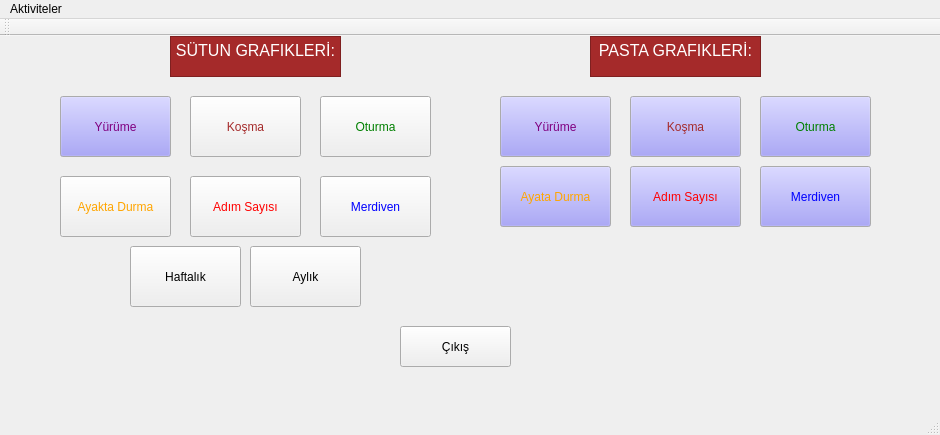
<?xml version="1.0" encoding="UTF-8"?>
<ui version="4.0">
 <class>MainWindow</class>
 <widget class="QMainWindow" name="MainWindow">
  <property name="geometry">
   <rect>
    <x>0</x>
    <y>0</y>
    <width>940</width>
    <height>435</height>
   </rect>
  </property>
  <property name="windowTitle">
   <string>Bilek Partner</string>
  </property>
  <property name="autoFillBackground">
   <bool>true</bool>
  </property>
  <property name="styleSheet">
   <string notr="true"/>
  </property>
  <property name="locale">
   <locale language="Turkish" country="Turkey"/>
  </property>
  <widget class="QWidget" name="centralWidget">
   <property name="styleSheet">
    <string notr="true">color:red</string>
   </property>
   <widget class="QPushButton" name="walk">
    <property name="geometry">
     <rect>
      <x>60</x>
      <y>60</y>
      <width>111</width>
      <height>61</height>
     </rect>
    </property>
    <property name="palette">
     <palette>
      <active>
       <colorrole role="WindowText">
        <brush brushstyle="SolidPattern">
         <color alpha="255">
          <red>128</red>
          <green>0</green>
          <blue>128</blue>
         </color>
        </brush>
       </colorrole>
       <colorrole role="Button">
        <brush brushstyle="SolidPattern">
         <color alpha="255">
          <red>145</red>
          <green>141</green>
          <blue>242</blue>
         </color>
        </brush>
       </colorrole>
       <colorrole role="Text">
        <brush brushstyle="SolidPattern">
         <color alpha="255">
          <red>128</red>
          <green>0</green>
          <blue>128</blue>
         </color>
        </brush>
       </colorrole>
       <colorrole role="ButtonText">
        <brush brushstyle="SolidPattern">
         <color alpha="255">
          <red>128</red>
          <green>0</green>
          <blue>128</blue>
         </color>
        </brush>
       </colorrole>
       <colorrole role="Highlight">
        <brush brushstyle="SolidPattern">
         <color alpha="255">
          <red>49</red>
          <green>93</green>
          <blue>240</blue>
         </color>
        </brush>
       </colorrole>
       <colorrole role="PlaceholderText">
        <brush brushstyle="NoBrush">
         <color alpha="128">
          <red>128</red>
          <green>0</green>
          <blue>128</blue>
         </color>
        </brush>
       </colorrole>
      </active>
      <inactive>
       <colorrole role="WindowText">
        <brush brushstyle="SolidPattern">
         <color alpha="255">
          <red>128</red>
          <green>0</green>
          <blue>128</blue>
         </color>
        </brush>
       </colorrole>
       <colorrole role="Button">
        <brush brushstyle="SolidPattern">
         <color alpha="255">
          <red>145</red>
          <green>141</green>
          <blue>242</blue>
         </color>
        </brush>
       </colorrole>
       <colorrole role="Text">
        <brush brushstyle="SolidPattern">
         <color alpha="255">
          <red>128</red>
          <green>0</green>
          <blue>128</blue>
         </color>
        </brush>
       </colorrole>
       <colorrole role="ButtonText">
        <brush brushstyle="SolidPattern">
         <color alpha="255">
          <red>128</red>
          <green>0</green>
          <blue>128</blue>
         </color>
        </brush>
       </colorrole>
       <colorrole role="Highlight">
        <brush brushstyle="SolidPattern">
         <color alpha="255">
          <red>49</red>
          <green>93</green>
          <blue>240</blue>
         </color>
        </brush>
       </colorrole>
       <colorrole role="PlaceholderText">
        <brush brushstyle="NoBrush">
         <color alpha="128">
          <red>128</red>
          <green>0</green>
          <blue>128</blue>
         </color>
        </brush>
       </colorrole>
      </inactive>
      <disabled>
       <colorrole role="WindowText">
        <brush brushstyle="SolidPattern">
         <color alpha="255">
          <red>128</red>
          <green>0</green>
          <blue>128</blue>
         </color>
        </brush>
       </colorrole>
       <colorrole role="Button">
        <brush brushstyle="SolidPattern">
         <color alpha="255">
          <red>145</red>
          <green>141</green>
          <blue>242</blue>
         </color>
        </brush>
       </colorrole>
       <colorrole role="Text">
        <brush brushstyle="SolidPattern">
         <color alpha="255">
          <red>128</red>
          <green>0</green>
          <blue>128</blue>
         </color>
        </brush>
       </colorrole>
       <colorrole role="ButtonText">
        <brush brushstyle="SolidPattern">
         <color alpha="255">
          <red>128</red>
          <green>0</green>
          <blue>128</blue>
         </color>
        </brush>
       </colorrole>
       <colorrole role="Highlight">
        <brush brushstyle="SolidPattern">
         <color alpha="255">
          <red>240</red>
          <green>240</green>
          <blue>240</blue>
         </color>
        </brush>
       </colorrole>
       <colorrole role="PlaceholderText">
        <brush brushstyle="NoBrush">
         <color alpha="128">
          <red>128</red>
          <green>0</green>
          <blue>128</blue>
         </color>
        </brush>
       </colorrole>
      </disabled>
     </palette>
    </property>
    <property name="styleSheet">
     <string notr="true">color:purple



</string>
    </property>
    <property name="text">
     <string>Yürüme</string>
    </property>
   </widget>
   <widget class="QPushButton" name="stairs">
    <property name="geometry">
     <rect>
      <x>320</x>
      <y>140</y>
      <width>111</width>
      <height>61</height>
     </rect>
    </property>
    <property name="styleSheet">
     <string notr="true">color:blue
</string>
    </property>
    <property name="text">
     <string>Merdiven</string>
    </property>
   </widget>
   <widget class="QPushButton" name="sitting">
    <property name="geometry">
     <rect>
      <x>320</x>
      <y>60</y>
      <width>111</width>
      <height>61</height>
     </rect>
    </property>
    <property name="styleSheet">
     <string notr="true">color:green</string>
    </property>
    <property name="text">
     <string>Oturma</string>
    </property>
   </widget>
   <widget class="QPushButton" name="run">
    <property name="geometry">
     <rect>
      <x>190</x>
      <y>60</y>
      <width>111</width>
      <height>61</height>
     </rect>
    </property>
    <property name="styleSheet">
     <string notr="true">color:brown
</string>
    </property>
    <property name="text">
     <string>Koşma</string>
    </property>
   </widget>
   <widget class="QTextBrowser" name="textBrowser">
    <property name="geometry">
     <rect>
      <x>170</x>
      <y>0</y>
      <width>171</width>
      <height>41</height>
     </rect>
    </property>
    <property name="styleSheet">
     <string notr="true">color:white;
background:brown</string>
    </property>
    <property name="html">
     <string>&lt;!DOCTYPE HTML PUBLIC &quot;-//W3C//DTD HTML 4.0//EN&quot; &quot;http://www.w3.org/TR/REC-html40/strict.dtd&quot;&gt;
&lt;html&gt;&lt;head&gt;&lt;meta name=&quot;qrichtext&quot; content=&quot;1&quot; /&gt;&lt;style type=&quot;text/css&quot;&gt;
p, li { white-space: pre-wrap; }
&lt;/style&gt;&lt;/head&gt;&lt;body style=&quot; font-family:'MS Shell Dlg 2'; font-size:8.25pt; font-weight:400; font-style:normal;&quot;&gt;
&lt;p align=&quot;center&quot; style=&quot; margin-top:0px; margin-bottom:0px; margin-left:0px; margin-right:0px; -qt-block-indent:0; text-indent:0px;&quot;&gt;&lt;span style=&quot; font-family:'Ubuntu'; font-size:12pt;&quot;&gt;SÜTUN GRAFIKLERİ:&lt;/span&gt;&lt;/p&gt;&lt;/body&gt;&lt;/html&gt;</string>
    </property>
   </widget>
   <widget class="QPushButton" name="exit">
    <property name="geometry">
     <rect>
      <x>400</x>
      <y>290</y>
      <width>111</width>
      <height>41</height>
     </rect>
    </property>
    <property name="styleSheet">
     <string notr="true">color:dark</string>
    </property>
    <property name="text">
     <string>Çıkış</string>
    </property>
   </widget>
   <widget class="QPushButton" name="stand">
    <property name="geometry">
     <rect>
      <x>60</x>
      <y>140</y>
      <width>111</width>
      <height>61</height>
     </rect>
    </property>
    <property name="styleSheet">
     <string notr="true">color:orange
</string>
    </property>
    <property name="text">
     <string>Ayakta Durma</string>
    </property>
   </widget>
   <widget class="QPushButton" name="stand_2">
    <property name="geometry">
     <rect>
      <x>130</x>
      <y>210</y>
      <width>111</width>
      <height>61</height>
     </rect>
    </property>
    <property name="styleSheet">
     <string notr="true">color:black
</string>
    </property>
    <property name="text">
     <string>Haftalık</string>
    </property>
   </widget>
   <widget class="QPushButton" name="step">
    <property name="geometry">
     <rect>
      <x>190</x>
      <y>140</y>
      <width>111</width>
      <height>61</height>
     </rect>
    </property>
    <property name="styleSheet">
     <string notr="true">color:red
</string>
    </property>
    <property name="text">
     <string>Adım Sayısı</string>
    </property>
   </widget>
   <widget class="QPushButton" name="month">
    <property name="geometry">
     <rect>
      <x>250</x>
      <y>210</y>
      <width>111</width>
      <height>61</height>
     </rect>
    </property>
    <property name="styleSheet">
     <string notr="true">color:black
</string>
    </property>
    <property name="text">
     <string>Aylık</string>
    </property>
   </widget>
   <widget class="QPushButton" name="walk2">
    <property name="geometry">
     <rect>
      <x>500</x>
      <y>60</y>
      <width>111</width>
      <height>61</height>
     </rect>
    </property>
    <property name="palette">
     <palette>
      <active>
       <colorrole role="WindowText">
        <brush brushstyle="SolidPattern">
         <color alpha="255">
          <red>128</red>
          <green>0</green>
          <blue>128</blue>
         </color>
        </brush>
       </colorrole>
       <colorrole role="Button">
        <brush brushstyle="SolidPattern">
         <color alpha="255">
          <red>145</red>
          <green>141</green>
          <blue>242</blue>
         </color>
        </brush>
       </colorrole>
       <colorrole role="Text">
        <brush brushstyle="SolidPattern">
         <color alpha="255">
          <red>128</red>
          <green>0</green>
          <blue>128</blue>
         </color>
        </brush>
       </colorrole>
       <colorrole role="ButtonText">
        <brush brushstyle="SolidPattern">
         <color alpha="255">
          <red>128</red>
          <green>0</green>
          <blue>128</blue>
         </color>
        </brush>
       </colorrole>
       <colorrole role="Highlight">
        <brush brushstyle="SolidPattern">
         <color alpha="255">
          <red>49</red>
          <green>93</green>
          <blue>240</blue>
         </color>
        </brush>
       </colorrole>
       <colorrole role="PlaceholderText">
        <brush brushstyle="NoBrush">
         <color alpha="128">
          <red>128</red>
          <green>0</green>
          <blue>128</blue>
         </color>
        </brush>
       </colorrole>
      </active>
      <inactive>
       <colorrole role="WindowText">
        <brush brushstyle="SolidPattern">
         <color alpha="255">
          <red>128</red>
          <green>0</green>
          <blue>128</blue>
         </color>
        </brush>
       </colorrole>
       <colorrole role="Button">
        <brush brushstyle="SolidPattern">
         <color alpha="255">
          <red>145</red>
          <green>141</green>
          <blue>242</blue>
         </color>
        </brush>
       </colorrole>
       <colorrole role="Text">
        <brush brushstyle="SolidPattern">
         <color alpha="255">
          <red>128</red>
          <green>0</green>
          <blue>128</blue>
         </color>
        </brush>
       </colorrole>
       <colorrole role="ButtonText">
        <brush brushstyle="SolidPattern">
         <color alpha="255">
          <red>128</red>
          <green>0</green>
          <blue>128</blue>
         </color>
        </brush>
       </colorrole>
       <colorrole role="Highlight">
        <brush brushstyle="SolidPattern">
         <color alpha="255">
          <red>49</red>
          <green>93</green>
          <blue>240</blue>
         </color>
        </brush>
       </colorrole>
       <colorrole role="PlaceholderText">
        <brush brushstyle="NoBrush">
         <color alpha="128">
          <red>128</red>
          <green>0</green>
          <blue>128</blue>
         </color>
        </brush>
       </colorrole>
      </inactive>
      <disabled>
       <colorrole role="WindowText">
        <brush brushstyle="SolidPattern">
         <color alpha="255">
          <red>128</red>
          <green>0</green>
          <blue>128</blue>
         </color>
        </brush>
       </colorrole>
       <colorrole role="Button">
        <brush brushstyle="SolidPattern">
         <color alpha="255">
          <red>145</red>
          <green>141</green>
          <blue>242</blue>
         </color>
        </brush>
       </colorrole>
       <colorrole role="Text">
        <brush brushstyle="SolidPattern">
         <color alpha="255">
          <red>128</red>
          <green>0</green>
          <blue>128</blue>
         </color>
        </brush>
       </colorrole>
       <colorrole role="ButtonText">
        <brush brushstyle="SolidPattern">
         <color alpha="255">
          <red>128</red>
          <green>0</green>
          <blue>128</blue>
         </color>
        </brush>
       </colorrole>
       <colorrole role="Highlight">
        <brush brushstyle="SolidPattern">
         <color alpha="255">
          <red>240</red>
          <green>240</green>
          <blue>240</blue>
         </color>
        </brush>
       </colorrole>
       <colorrole role="PlaceholderText">
        <brush brushstyle="NoBrush">
         <color alpha="128">
          <red>128</red>
          <green>0</green>
          <blue>128</blue>
         </color>
        </brush>
       </colorrole>
      </disabled>
     </palette>
    </property>
    <property name="styleSheet">
     <string notr="true">color:purple



</string>
    </property>
    <property name="text">
     <string>Yürüme</string>
    </property>
   </widget>
   <widget class="QPushButton" name="run2">
    <property name="geometry">
     <rect>
      <x>630</x>
      <y>60</y>
      <width>111</width>
      <height>61</height>
     </rect>
    </property>
    <property name="palette">
     <palette>
      <active>
       <colorrole role="WindowText">
        <brush brushstyle="SolidPattern">
         <color alpha="255">
          <red>165</red>
          <green>42</green>
          <blue>42</blue>
         </color>
        </brush>
       </colorrole>
       <colorrole role="Button">
        <brush brushstyle="SolidPattern">
         <color alpha="255">
          <red>145</red>
          <green>141</green>
          <blue>242</blue>
         </color>
        </brush>
       </colorrole>
       <colorrole role="Text">
        <brush brushstyle="SolidPattern">
         <color alpha="255">
          <red>165</red>
          <green>42</green>
          <blue>42</blue>
         </color>
        </brush>
       </colorrole>
       <colorrole role="ButtonText">
        <brush brushstyle="SolidPattern">
         <color alpha="255">
          <red>165</red>
          <green>42</green>
          <blue>42</blue>
         </color>
        </brush>
       </colorrole>
       <colorrole role="Highlight">
        <brush brushstyle="SolidPattern">
         <color alpha="255">
          <red>49</red>
          <green>93</green>
          <blue>240</blue>
         </color>
        </brush>
       </colorrole>
       <colorrole role="PlaceholderText">
        <brush brushstyle="NoBrush">
         <color alpha="128">
          <red>165</red>
          <green>42</green>
          <blue>42</blue>
         </color>
        </brush>
       </colorrole>
      </active>
      <inactive>
       <colorrole role="WindowText">
        <brush brushstyle="SolidPattern">
         <color alpha="255">
          <red>165</red>
          <green>42</green>
          <blue>42</blue>
         </color>
        </brush>
       </colorrole>
       <colorrole role="Button">
        <brush brushstyle="SolidPattern">
         <color alpha="255">
          <red>145</red>
          <green>141</green>
          <blue>242</blue>
         </color>
        </brush>
       </colorrole>
       <colorrole role="Text">
        <brush brushstyle="SolidPattern">
         <color alpha="255">
          <red>165</red>
          <green>42</green>
          <blue>42</blue>
         </color>
        </brush>
       </colorrole>
       <colorrole role="ButtonText">
        <brush brushstyle="SolidPattern">
         <color alpha="255">
          <red>165</red>
          <green>42</green>
          <blue>42</blue>
         </color>
        </brush>
       </colorrole>
       <colorrole role="Highlight">
        <brush brushstyle="SolidPattern">
         <color alpha="255">
          <red>49</red>
          <green>93</green>
          <blue>240</blue>
         </color>
        </brush>
       </colorrole>
       <colorrole role="PlaceholderText">
        <brush brushstyle="NoBrush">
         <color alpha="128">
          <red>165</red>
          <green>42</green>
          <blue>42</blue>
         </color>
        </brush>
       </colorrole>
      </inactive>
      <disabled>
       <colorrole role="WindowText">
        <brush brushstyle="SolidPattern">
         <color alpha="255">
          <red>165</red>
          <green>42</green>
          <blue>42</blue>
         </color>
        </brush>
       </colorrole>
       <colorrole role="Button">
        <brush brushstyle="SolidPattern">
         <color alpha="255">
          <red>145</red>
          <green>141</green>
          <blue>242</blue>
         </color>
        </brush>
       </colorrole>
       <colorrole role="Text">
        <brush brushstyle="SolidPattern">
         <color alpha="255">
          <red>165</red>
          <green>42</green>
          <blue>42</blue>
         </color>
        </brush>
       </colorrole>
       <colorrole role="ButtonText">
        <brush brushstyle="SolidPattern">
         <color alpha="255">
          <red>165</red>
          <green>42</green>
          <blue>42</blue>
         </color>
        </brush>
       </colorrole>
       <colorrole role="Highlight">
        <brush brushstyle="SolidPattern">
         <color alpha="255">
          <red>240</red>
          <green>240</green>
          <blue>240</blue>
         </color>
        </brush>
       </colorrole>
       <colorrole role="PlaceholderText">
        <brush brushstyle="NoBrush">
         <color alpha="128">
          <red>165</red>
          <green>42</green>
          <blue>42</blue>
         </color>
        </brush>
       </colorrole>
      </disabled>
     </palette>
    </property>
    <property name="styleSheet">
     <string notr="true">color:brown



</string>
    </property>
    <property name="text">
     <string>Koşma</string>
    </property>
   </widget>
   <widget class="QPushButton" name="sitting2">
    <property name="geometry">
     <rect>
      <x>760</x>
      <y>60</y>
      <width>111</width>
      <height>61</height>
     </rect>
    </property>
    <property name="palette">
     <palette>
      <active>
       <colorrole role="WindowText">
        <brush brushstyle="SolidPattern">
         <color alpha="255">
          <red>0</red>
          <green>128</green>
          <blue>0</blue>
         </color>
        </brush>
       </colorrole>
       <colorrole role="Button">
        <brush brushstyle="SolidPattern">
         <color alpha="255">
          <red>145</red>
          <green>141</green>
          <blue>242</blue>
         </color>
        </brush>
       </colorrole>
       <colorrole role="Text">
        <brush brushstyle="SolidPattern">
         <color alpha="255">
          <red>0</red>
          <green>128</green>
          <blue>0</blue>
         </color>
        </brush>
       </colorrole>
       <colorrole role="ButtonText">
        <brush brushstyle="SolidPattern">
         <color alpha="255">
          <red>0</red>
          <green>128</green>
          <blue>0</blue>
         </color>
        </brush>
       </colorrole>
       <colorrole role="Highlight">
        <brush brushstyle="SolidPattern">
         <color alpha="255">
          <red>49</red>
          <green>93</green>
          <blue>240</blue>
         </color>
        </brush>
       </colorrole>
       <colorrole role="PlaceholderText">
        <brush brushstyle="NoBrush">
         <color alpha="128">
          <red>0</red>
          <green>128</green>
          <blue>0</blue>
         </color>
        </brush>
       </colorrole>
      </active>
      <inactive>
       <colorrole role="WindowText">
        <brush brushstyle="SolidPattern">
         <color alpha="255">
          <red>0</red>
          <green>128</green>
          <blue>0</blue>
         </color>
        </brush>
       </colorrole>
       <colorrole role="Button">
        <brush brushstyle="SolidPattern">
         <color alpha="255">
          <red>145</red>
          <green>141</green>
          <blue>242</blue>
         </color>
        </brush>
       </colorrole>
       <colorrole role="Text">
        <brush brushstyle="SolidPattern">
         <color alpha="255">
          <red>0</red>
          <green>128</green>
          <blue>0</blue>
         </color>
        </brush>
       </colorrole>
       <colorrole role="ButtonText">
        <brush brushstyle="SolidPattern">
         <color alpha="255">
          <red>0</red>
          <green>128</green>
          <blue>0</blue>
         </color>
        </brush>
       </colorrole>
       <colorrole role="Highlight">
        <brush brushstyle="SolidPattern">
         <color alpha="255">
          <red>49</red>
          <green>93</green>
          <blue>240</blue>
         </color>
        </brush>
       </colorrole>
       <colorrole role="PlaceholderText">
        <brush brushstyle="NoBrush">
         <color alpha="128">
          <red>0</red>
          <green>128</green>
          <blue>0</blue>
         </color>
        </brush>
       </colorrole>
      </inactive>
      <disabled>
       <colorrole role="WindowText">
        <brush brushstyle="SolidPattern">
         <color alpha="255">
          <red>0</red>
          <green>128</green>
          <blue>0</blue>
         </color>
        </brush>
       </colorrole>
       <colorrole role="Button">
        <brush brushstyle="SolidPattern">
         <color alpha="255">
          <red>145</red>
          <green>141</green>
          <blue>242</blue>
         </color>
        </brush>
       </colorrole>
       <colorrole role="Text">
        <brush brushstyle="SolidPattern">
         <color alpha="255">
          <red>0</red>
          <green>128</green>
          <blue>0</blue>
         </color>
        </brush>
       </colorrole>
       <colorrole role="ButtonText">
        <brush brushstyle="SolidPattern">
         <color alpha="255">
          <red>0</red>
          <green>128</green>
          <blue>0</blue>
         </color>
        </brush>
       </colorrole>
       <colorrole role="Highlight">
        <brush brushstyle="SolidPattern">
         <color alpha="255">
          <red>240</red>
          <green>240</green>
          <blue>240</blue>
         </color>
        </brush>
       </colorrole>
       <colorrole role="PlaceholderText">
        <brush brushstyle="NoBrush">
         <color alpha="128">
          <red>0</red>
          <green>128</green>
          <blue>0</blue>
         </color>
        </brush>
       </colorrole>
      </disabled>
     </palette>
    </property>
    <property name="styleSheet">
     <string notr="true">color:green



</string>
    </property>
    <property name="text">
     <string>Oturma</string>
    </property>
   </widget>
   <widget class="QPushButton" name="standing2">
    <property name="geometry">
     <rect>
      <x>500</x>
      <y>130</y>
      <width>111</width>
      <height>61</height>
     </rect>
    </property>
    <property name="palette">
     <palette>
      <active>
       <colorrole role="WindowText">
        <brush brushstyle="SolidPattern">
         <color alpha="255">
          <red>255</red>
          <green>165</green>
          <blue>0</blue>
         </color>
        </brush>
       </colorrole>
       <colorrole role="Button">
        <brush brushstyle="SolidPattern">
         <color alpha="255">
          <red>145</red>
          <green>141</green>
          <blue>242</blue>
         </color>
        </brush>
       </colorrole>
       <colorrole role="Text">
        <brush brushstyle="SolidPattern">
         <color alpha="255">
          <red>255</red>
          <green>165</green>
          <blue>0</blue>
         </color>
        </brush>
       </colorrole>
       <colorrole role="ButtonText">
        <brush brushstyle="SolidPattern">
         <color alpha="255">
          <red>255</red>
          <green>165</green>
          <blue>0</blue>
         </color>
        </brush>
       </colorrole>
       <colorrole role="Highlight">
        <brush brushstyle="SolidPattern">
         <color alpha="255">
          <red>49</red>
          <green>93</green>
          <blue>240</blue>
         </color>
        </brush>
       </colorrole>
       <colorrole role="PlaceholderText">
        <brush brushstyle="NoBrush">
         <color alpha="128">
          <red>255</red>
          <green>165</green>
          <blue>0</blue>
         </color>
        </brush>
       </colorrole>
      </active>
      <inactive>
       <colorrole role="WindowText">
        <brush brushstyle="SolidPattern">
         <color alpha="255">
          <red>255</red>
          <green>165</green>
          <blue>0</blue>
         </color>
        </brush>
       </colorrole>
       <colorrole role="Button">
        <brush brushstyle="SolidPattern">
         <color alpha="255">
          <red>145</red>
          <green>141</green>
          <blue>242</blue>
         </color>
        </brush>
       </colorrole>
       <colorrole role="Text">
        <brush brushstyle="SolidPattern">
         <color alpha="255">
          <red>255</red>
          <green>165</green>
          <blue>0</blue>
         </color>
        </brush>
       </colorrole>
       <colorrole role="ButtonText">
        <brush brushstyle="SolidPattern">
         <color alpha="255">
          <red>255</red>
          <green>165</green>
          <blue>0</blue>
         </color>
        </brush>
       </colorrole>
       <colorrole role="Highlight">
        <brush brushstyle="SolidPattern">
         <color alpha="255">
          <red>49</red>
          <green>93</green>
          <blue>240</blue>
         </color>
        </brush>
       </colorrole>
       <colorrole role="PlaceholderText">
        <brush brushstyle="NoBrush">
         <color alpha="128">
          <red>255</red>
          <green>165</green>
          <blue>0</blue>
         </color>
        </brush>
       </colorrole>
      </inactive>
      <disabled>
       <colorrole role="WindowText">
        <brush brushstyle="SolidPattern">
         <color alpha="255">
          <red>255</red>
          <green>165</green>
          <blue>0</blue>
         </color>
        </brush>
       </colorrole>
       <colorrole role="Button">
        <brush brushstyle="SolidPattern">
         <color alpha="255">
          <red>145</red>
          <green>141</green>
          <blue>242</blue>
         </color>
        </brush>
       </colorrole>
       <colorrole role="Text">
        <brush brushstyle="SolidPattern">
         <color alpha="255">
          <red>255</red>
          <green>165</green>
          <blue>0</blue>
         </color>
        </brush>
       </colorrole>
       <colorrole role="ButtonText">
        <brush brushstyle="SolidPattern">
         <color alpha="255">
          <red>255</red>
          <green>165</green>
          <blue>0</blue>
         </color>
        </brush>
       </colorrole>
       <colorrole role="Highlight">
        <brush brushstyle="SolidPattern">
         <color alpha="255">
          <red>240</red>
          <green>240</green>
          <blue>240</blue>
         </color>
        </brush>
       </colorrole>
       <colorrole role="PlaceholderText">
        <brush brushstyle="NoBrush">
         <color alpha="128">
          <red>255</red>
          <green>165</green>
          <blue>0</blue>
         </color>
        </brush>
       </colorrole>
      </disabled>
     </palette>
    </property>
    <property name="styleSheet">
     <string notr="true">color:orange



</string>
    </property>
    <property name="text">
     <string>Ayata Durma</string>
    </property>
   </widget>
   <widget class="QPushButton" name="step2">
    <property name="geometry">
     <rect>
      <x>630</x>
      <y>130</y>
      <width>111</width>
      <height>61</height>
     </rect>
    </property>
    <property name="palette">
     <palette>
      <active>
       <colorrole role="WindowText">
        <brush brushstyle="SolidPattern">
         <color alpha="255">
          <red>255</red>
          <green>0</green>
          <blue>0</blue>
         </color>
        </brush>
       </colorrole>
       <colorrole role="Button">
        <brush brushstyle="SolidPattern">
         <color alpha="255">
          <red>145</red>
          <green>141</green>
          <blue>242</blue>
         </color>
        </brush>
       </colorrole>
       <colorrole role="Text">
        <brush brushstyle="SolidPattern">
         <color alpha="255">
          <red>255</red>
          <green>0</green>
          <blue>0</blue>
         </color>
        </brush>
       </colorrole>
       <colorrole role="ButtonText">
        <brush brushstyle="SolidPattern">
         <color alpha="255">
          <red>255</red>
          <green>0</green>
          <blue>0</blue>
         </color>
        </brush>
       </colorrole>
       <colorrole role="Highlight">
        <brush brushstyle="SolidPattern">
         <color alpha="255">
          <red>49</red>
          <green>93</green>
          <blue>240</blue>
         </color>
        </brush>
       </colorrole>
       <colorrole role="PlaceholderText">
        <brush brushstyle="NoBrush">
         <color alpha="128">
          <red>255</red>
          <green>0</green>
          <blue>0</blue>
         </color>
        </brush>
       </colorrole>
      </active>
      <inactive>
       <colorrole role="WindowText">
        <brush brushstyle="SolidPattern">
         <color alpha="255">
          <red>255</red>
          <green>0</green>
          <blue>0</blue>
         </color>
        </brush>
       </colorrole>
       <colorrole role="Button">
        <brush brushstyle="SolidPattern">
         <color alpha="255">
          <red>145</red>
          <green>141</green>
          <blue>242</blue>
         </color>
        </brush>
       </colorrole>
       <colorrole role="Text">
        <brush brushstyle="SolidPattern">
         <color alpha="255">
          <red>255</red>
          <green>0</green>
          <blue>0</blue>
         </color>
        </brush>
       </colorrole>
       <colorrole role="ButtonText">
        <brush brushstyle="SolidPattern">
         <color alpha="255">
          <red>255</red>
          <green>0</green>
          <blue>0</blue>
         </color>
        </brush>
       </colorrole>
       <colorrole role="Highlight">
        <brush brushstyle="SolidPattern">
         <color alpha="255">
          <red>49</red>
          <green>93</green>
          <blue>240</blue>
         </color>
        </brush>
       </colorrole>
       <colorrole role="PlaceholderText">
        <brush brushstyle="NoBrush">
         <color alpha="128">
          <red>255</red>
          <green>0</green>
          <blue>0</blue>
         </color>
        </brush>
       </colorrole>
      </inactive>
      <disabled>
       <colorrole role="WindowText">
        <brush brushstyle="SolidPattern">
         <color alpha="255">
          <red>255</red>
          <green>0</green>
          <blue>0</blue>
         </color>
        </brush>
       </colorrole>
       <colorrole role="Button">
        <brush brushstyle="SolidPattern">
         <color alpha="255">
          <red>145</red>
          <green>141</green>
          <blue>242</blue>
         </color>
        </brush>
       </colorrole>
       <colorrole role="Text">
        <brush brushstyle="SolidPattern">
         <color alpha="255">
          <red>255</red>
          <green>0</green>
          <blue>0</blue>
         </color>
        </brush>
       </colorrole>
       <colorrole role="ButtonText">
        <brush brushstyle="SolidPattern">
         <color alpha="255">
          <red>255</red>
          <green>0</green>
          <blue>0</blue>
         </color>
        </brush>
       </colorrole>
       <colorrole role="Highlight">
        <brush brushstyle="SolidPattern">
         <color alpha="255">
          <red>240</red>
          <green>240</green>
          <blue>240</blue>
         </color>
        </brush>
       </colorrole>
       <colorrole role="PlaceholderText">
        <brush brushstyle="NoBrush">
         <color alpha="128">
          <red>255</red>
          <green>0</green>
          <blue>0</blue>
         </color>
        </brush>
       </colorrole>
      </disabled>
     </palette>
    </property>
    <property name="styleSheet">
     <string notr="true">color:red


</string>
    </property>
    <property name="text">
     <string>Adım Sayısı</string>
    </property>
   </widget>
   <widget class="QPushButton" name="stairs2">
    <property name="geometry">
     <rect>
      <x>760</x>
      <y>130</y>
      <width>111</width>
      <height>61</height>
     </rect>
    </property>
    <property name="palette">
     <palette>
      <active>
       <colorrole role="WindowText">
        <brush brushstyle="SolidPattern">
         <color alpha="255">
          <red>0</red>
          <green>0</green>
          <blue>255</blue>
         </color>
        </brush>
       </colorrole>
       <colorrole role="Button">
        <brush brushstyle="SolidPattern">
         <color alpha="255">
          <red>145</red>
          <green>141</green>
          <blue>242</blue>
         </color>
        </brush>
       </colorrole>
       <colorrole role="Text">
        <brush brushstyle="SolidPattern">
         <color alpha="255">
          <red>0</red>
          <green>0</green>
          <blue>255</blue>
         </color>
        </brush>
       </colorrole>
       <colorrole role="ButtonText">
        <brush brushstyle="SolidPattern">
         <color alpha="255">
          <red>0</red>
          <green>0</green>
          <blue>255</blue>
         </color>
        </brush>
       </colorrole>
       <colorrole role="Highlight">
        <brush brushstyle="SolidPattern">
         <color alpha="255">
          <red>49</red>
          <green>93</green>
          <blue>240</blue>
         </color>
        </brush>
       </colorrole>
       <colorrole role="PlaceholderText">
        <brush brushstyle="NoBrush">
         <color alpha="128">
          <red>0</red>
          <green>0</green>
          <blue>255</blue>
         </color>
        </brush>
       </colorrole>
      </active>
      <inactive>
       <colorrole role="WindowText">
        <brush brushstyle="SolidPattern">
         <color alpha="255">
          <red>0</red>
          <green>0</green>
          <blue>255</blue>
         </color>
        </brush>
       </colorrole>
       <colorrole role="Button">
        <brush brushstyle="SolidPattern">
         <color alpha="255">
          <red>145</red>
          <green>141</green>
          <blue>242</blue>
         </color>
        </brush>
       </colorrole>
       <colorrole role="Text">
        <brush brushstyle="SolidPattern">
         <color alpha="255">
          <red>0</red>
          <green>0</green>
          <blue>255</blue>
         </color>
        </brush>
       </colorrole>
       <colorrole role="ButtonText">
        <brush brushstyle="SolidPattern">
         <color alpha="255">
          <red>0</red>
          <green>0</green>
          <blue>255</blue>
         </color>
        </brush>
       </colorrole>
       <colorrole role="Highlight">
        <brush brushstyle="SolidPattern">
         <color alpha="255">
          <red>49</red>
          <green>93</green>
          <blue>240</blue>
         </color>
        </brush>
       </colorrole>
       <colorrole role="PlaceholderText">
        <brush brushstyle="NoBrush">
         <color alpha="128">
          <red>0</red>
          <green>0</green>
          <blue>255</blue>
         </color>
        </brush>
       </colorrole>
      </inactive>
      <disabled>
       <colorrole role="WindowText">
        <brush brushstyle="SolidPattern">
         <color alpha="255">
          <red>0</red>
          <green>0</green>
          <blue>255</blue>
         </color>
        </brush>
       </colorrole>
       <colorrole role="Button">
        <brush brushstyle="SolidPattern">
         <color alpha="255">
          <red>145</red>
          <green>141</green>
          <blue>242</blue>
         </color>
        </brush>
       </colorrole>
       <colorrole role="Text">
        <brush brushstyle="SolidPattern">
         <color alpha="255">
          <red>0</red>
          <green>0</green>
          <blue>255</blue>
         </color>
        </brush>
       </colorrole>
       <colorrole role="ButtonText">
        <brush brushstyle="SolidPattern">
         <color alpha="255">
          <red>0</red>
          <green>0</green>
          <blue>255</blue>
         </color>
        </brush>
       </colorrole>
       <colorrole role="Highlight">
        <brush brushstyle="SolidPattern">
         <color alpha="255">
          <red>240</red>
          <green>240</green>
          <blue>240</blue>
         </color>
        </brush>
       </colorrole>
       <colorrole role="PlaceholderText">
        <brush brushstyle="NoBrush">
         <color alpha="128">
          <red>0</red>
          <green>0</green>
          <blue>255</blue>
         </color>
        </brush>
       </colorrole>
      </disabled>
     </palette>
    </property>
    <property name="styleSheet">
     <string notr="true">color:blue



</string>
    </property>
    <property name="text">
     <string>Merdiven</string>
    </property>
   </widget>
   <widget class="QTextBrowser" name="textBrowser_2">
    <property name="geometry">
     <rect>
      <x>590</x>
      <y>0</y>
      <width>171</width>
      <height>41</height>
     </rect>
    </property>
    <property name="styleSheet">
     <string notr="true">color:white;
background:brown</string>
    </property>
    <property name="html">
     <string>&lt;!DOCTYPE HTML PUBLIC &quot;-//W3C//DTD HTML 4.0//EN&quot; &quot;http://www.w3.org/TR/REC-html40/strict.dtd&quot;&gt;
&lt;html&gt;&lt;head&gt;&lt;meta name=&quot;qrichtext&quot; content=&quot;1&quot; /&gt;&lt;style type=&quot;text/css&quot;&gt;
p, li { white-space: pre-wrap; }
&lt;/style&gt;&lt;/head&gt;&lt;body style=&quot; font-family:'MS Shell Dlg 2'; font-size:8.25pt; font-weight:400; font-style:normal;&quot;&gt;
&lt;p align=&quot;center&quot; style=&quot; margin-top:0px; margin-bottom:0px; margin-left:0px; margin-right:0px; -qt-block-indent:0; text-indent:0px;&quot;&gt;&lt;span style=&quot; font-family:'Ubuntu'; font-size:12pt;&quot;&gt;PASTA GRAFIKLERİ:&lt;/span&gt;&lt;/p&gt;&lt;/body&gt;&lt;/html&gt;</string>
    </property>
   </widget>
  </widget>
  <widget class="QToolBar" name="mainToolBar">
   <attribute name="toolBarArea">
    <enum>TopToolBarArea</enum>
   </attribute>
   <attribute name="toolBarBreak">
    <bool>false</bool>
   </attribute>
  </widget>
  <widget class="QStatusBar" name="statusBar">
   <property name="autoFillBackground">
    <bool>true</bool>
   </property>
   <property name="styleSheet">
    <string notr="true"/>
   </property>
  </widget>
  <widget class="QMenuBar" name="menuBar">
   <property name="geometry">
    <rect>
     <x>0</x>
     <y>0</y>
     <width>940</width>
     <height>21</height>
    </rect>
   </property>
   <widget class="QMenu" name="menuAktiviteler">
    <property name="title">
     <string>Aktiviteler</string>
    </property>
   </widget>
   <addaction name="menuAktiviteler"/>
  </widget>
 </widget>
 <layoutdefault spacing="6" margin="11"/>
 <resources/>
 <connections/>
</ui>
